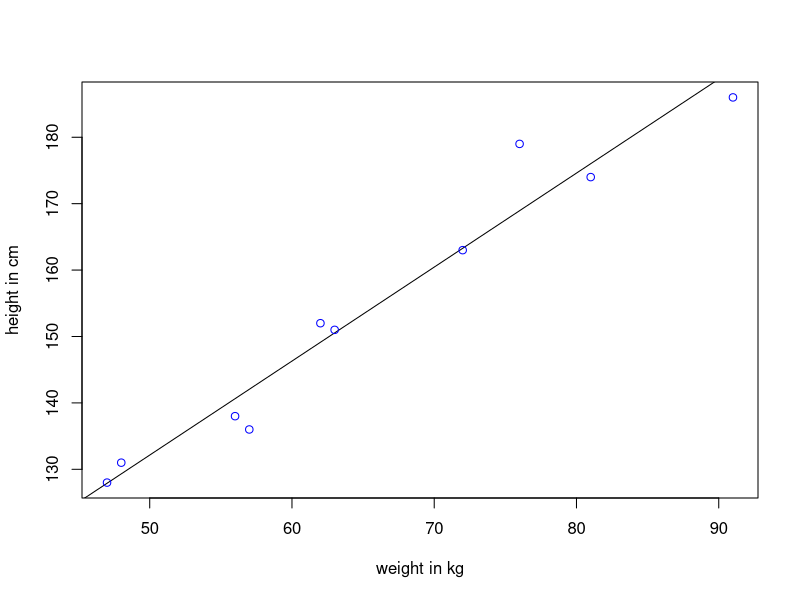

Generate this figure with R:
x=c(151,174,138,186,128,136,179,163,152,131)
y=c(63,81,56,91,47,57,76,72,62,48)
relation=lm(y~x)
a=data.frame(x=149)
b=data.frame(x=160)
print(predict(relation,a))
print(predict(relation,b))
plot(y,x,abline(lm(x~y)),col="blue",xlab="weight in kg",ylab="height in cm")